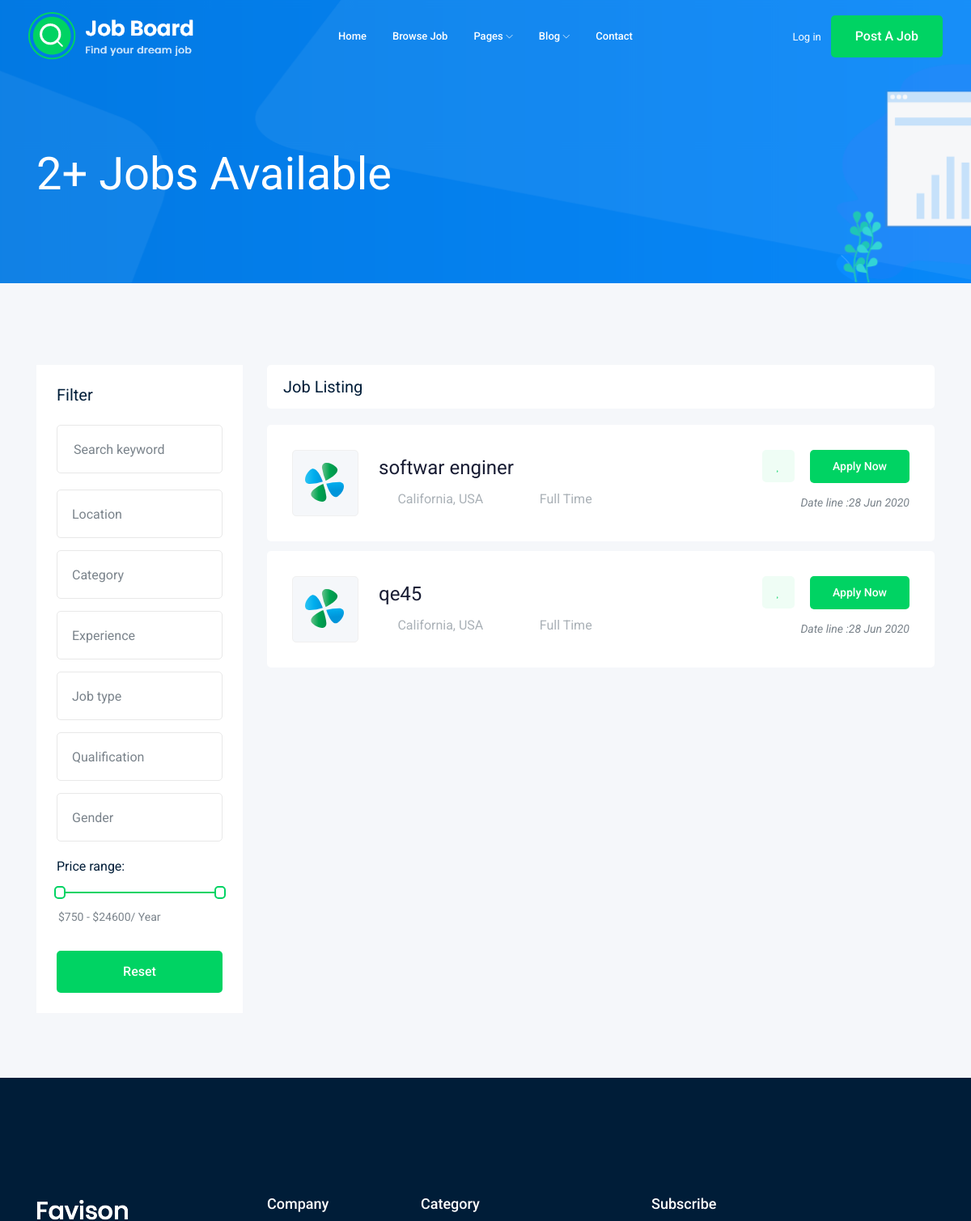
The app's page /jobs/ (upper part), older data.
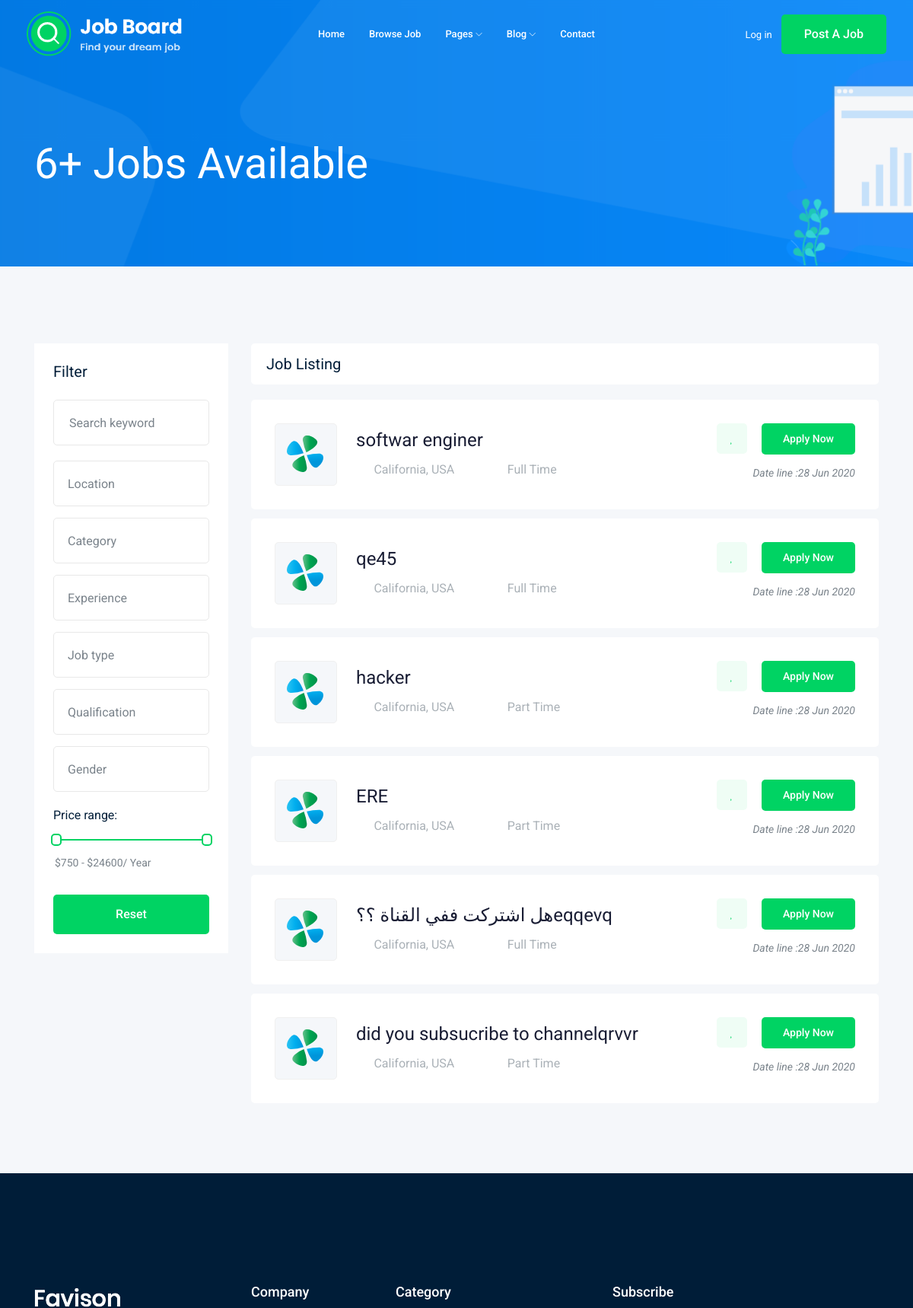
The same page, newer data.
### job/models.py (models this page shows, shortened)
class job(models.Model):
    owner = models.ForeignKey(User, related_name='job_owner', on_delete=models.CASCADE)
    title = models.CharField(max_length=100)
    job_type = models.CharField(max_length=15, choices=JOB_TYPE)
    description = models.TextField(max_length=1000)
    published_at = models.DateTimeField(auto_now=True)
    vacancy = models.IntegerField(default=1)
    salary = models.IntegerField(default=250)
    experience = models.IntegerField(default=0)
    category = models.ForeignKey('category', on_delete=models.CASCADE)
    image = models.ImageField(upload_to='jobs/')
    slug = models.SlugField(blank=True, null=True)
    def __str__(self):
        return self.title

### job/views.py (the view)
# urls.py: path('', views.job_list, name='job_list'),
def job_list(request):
    job_list = job.objects.all()
    paginator = Paginator(job_list, 10)
    page_number = request.GET.get('page')
    page_obj = paginator.get_page(page_number)
    context = {'jobs': page_obj}
    return render(request, 'job/job_list.html', context)

### job/templates/job/job_list.html (shortened to what this page needs)
{% extends 'base.html' %}
{% block body %}
    <div class="bradcam_area bradcam_bg_1">
        <div class="container">
            <div class="row">
                <div class="col-xl-12">
                    <div class="bradcam_text">
                        <h3>{{jobs|length}}+ Jobs Available</h3>
                    </div>
                </div>
            </div>
        </div>
    </div>
    <div class="job_listing_area plus_padding">
        <div class="container">
            <div class="row">
                <div class="col-lg-3">
                    <div class="job_filter white-bg">
                        <div class="form_inner white-bg">
                            <h3>Filter</h3>
                            <form action="#">
                                <div class="row">
                                    <div class="col-lg-12">
                                        <div class="single_field">
                                            <input type="text" placeholder="Search keyword">
                                        </div>
                                    </div>
                                    <div class="col-lg-12">
                                    </div>
                                    <div class="col-lg-12">
                                    </div>
                                    <div class="col-lg-12">
                                    </div>
                                    <div class="col-lg-12">
                                    </div>
                                    <div class="col-lg-12">
                                    </div>
                                    <div class="col-lg-12">
                                    </div>
                                </div>
                            </form>
                        </div>
                        <div class="range_wrap">
                            <label for="amount">Price range:</label>
                            <div id="slider-range"></div>
                            <p>
                                <input type="text" id="amount" readonly style="border:0; color:#7A838B; font-size: 14px; font-weight:400;">
                            </p>
                        </div>
                        <div class="reset_btn">
                            <button  class="boxed-btn3 w-100" type="submit">Reset</button>
                        </div>
                    </div>
                </div>
                <div class="col-lg-9">
                    <div class="recent_joblist_wrap">
                        <div class="recent_joblist white-bg ">
                            <div class="row align-items-center">
                                <div class="col-md-6">
                                    <h4>Job Listing</h4>
                                </div>
                                <div class="col-md-6">
                                </div>
                            </div>
                        </div>
                    </div>
                    <div class="job_lists m-0">
                        <div class="row">
                            {% for job in jobs %}
                            <div class="col-lg-12 col-md-12">
                                <div class="single_jobs white-bg d-flex justify-content-between">
                                    <div class="jobs_left d-flex align-items-center">
                                        <div class="thumb">
                                            <img src="img/svg_icon/1.svg" alt="">
                                        </div>
                                        <div class="jobs_conetent">
                                            <a href="{% url 'jobs:job_detail' job.slug %}"><h4>{{job}}</h4></a>
                                            <div class="links_locat d-flex align-items-center">
                                                <div class="location">
                                                    <p> <i class="fa fa-map-marker"></i> California, USA</p>
                                                </div>
                                                <div class="location">
                                                    <p> <i class="fa fa-clock-o"></i>{{job.job_type}}</p>
                                                </div>
                                            </div>
                                        </div>
                                    </div>
                                    <div class="jobs_right">
                                        <div class="apply_now">
                                            <a class="heart_mark" href="#"> <i class="fa fa-heart"></i> </a>
                                            <a href="{% url 'jobs:job_detail' job.slug %}" class="boxed-btn3">Apply Now</a>
                                        </div>
                                        <div class="date">
                                            <p>Date line :{{job.published_at|date:'d M o'}}</p>
                                        </div>
                                    </div>
                                </div>
                            </div>
                            {% endfor %}
                        </div>
                    </div>
                </div>
            </div>
        </div>
    </div>
{% endblock body %}

### templates/base.html (shortened to what this page needs)
{% load static %}
<!doctype html>
<html class="no-js" lang="zxx">
<head>
    <link rel="stylesheet" href="{% static 'css/bootstrap.min.css' %}">
    <link rel="stylesheet" href="{% static 'css/owl.carousel.min.css' %}">
    <link rel="stylesheet" href="{% static 'css/magnific-popup.css' %}">
    <link rel="stylesheet" href="{% static 'css/font-awesome.min.css' %}">
    <link rel="stylesheet" href="{% static 'css/themify-icons.css' %}">
    <link rel="stylesheet" href="{% static 'css/nice-select.css' %}">
    <link rel="stylesheet" href="{% static 'css/flaticon.css' %}">
    <link rel="stylesheet" href="{% static 'css/jquery-ui.css' %}">
    <link rel="stylesheet" href="{% static 'css/gijgo.css' %}">
    <link rel="stylesheet" href="{% static 'css/animate.min.css' %}">
    <link rel="stylesheet" href="{% static 'css/slicknav.css' %}">
    <link rel="stylesheet" href="{% static 'css/style.css' %}">
</head>
<body>
    <header>
        <div class="header-area ">
            <div id="sticky-header" class="main-header-area">
                <div class="container-fluid ">
                    <div class="header_bottom_border">
                        <div class="row align-items-center">
                            <div class="col-xl-3 col-lg-2">
                                <div class="logo">
                                    <a href="index.html">
                                        <img src="{% static 'img/logo.png' %}" alt="">
                                    </a>
                                </div>
                            </div>
                            <div class="col-xl-6 col-lg-7">
                                <div class="main-menu  d-none d-lg-block">
                                    <nav>
                                        <ul id="navigation">
                                            <li><a href="index.html">home</a></li>
                                            <li><a href="jobs.html">Browse Job</a></li>
                                            <li><a href="#">pages <i class="ti-angle-down"></i></a>
                                            </li>
                                            <li><a href="#">blog <i class="ti-angle-down"></i></a>
                                            </li>
                                            <li><a href="contact.html">Contact</a></li>
                                        </ul>
                                    </nav>
                                </div>
                            </div>
                            <div class="col-xl-3 col-lg-3 d-none d-lg-block">
                                <div class="Appointment">
                                    <div class="phone_num d-none d-xl-block">
                                        <a href="#">Log in</a>
                                    </div>
                                    <div class="d-none d-lg-block">
                                        <a class="boxed-btn3" href="#">Post a Job</a>
                                    </div>
                                </div>
                            </div>
                            <div class="col-12">
                            </div>
                        </div>
                    </div>
                </div>
            </div>
        </div>
    </header>
    {% block body %}
    {% endblock body %}
    <footer class="footer">
        <div class="footer_top">
            <div class="container">
                <div class="row">
                    <div class="col-xl-3 col-md-6 col-lg-3">
                        <div class="footer_widget wow fadeInUp" data-wow-duration="1s" data-wow-delay=".3s">
                            <div class="footer_logo">
                                <a href="#">
                                    <img src="img/logo.png" alt="">
                                </a>
                            </div>
                        </div>
                    </div>
                    <div class="col-xl-2 col-md-6 col-lg-2">
                        <div class="footer_widget wow fadeInUp" data-wow-duration="1.1s" data-wow-delay=".4s">
                            <h3 class="footer_title">
                                Company
                            </h3>
                        </div>
                    </div>
                    <div class="col-xl-3 col-md-6 col-lg-3">
                        <div class="footer_widget wow fadeInUp" data-wow-duration="1.2s" data-wow-delay=".5s">
                            <h3 class="footer_title">
                                Category
                            </h3>
                        </div>
                    </div>
                    <div class="col-xl-4 col-md-6 col-lg-4">
                        <div class="footer_widget wow fadeInUp" data-wow-duration="1.3s" data-wow-delay=".6s">
                            <h3 class="footer_title">
                                Subscribe
                            </h3>
                        </div>
                    </div>
                </div>
            </div>
        </div>
    </footer>
</body>
</html>

Row changes from the older to the newer data that the page shows:
added job: title "hacker", job_type "Part Time", published_at "28 Jun 2020"
added job: title "ERE", job_type "Part Time", published_at "28 Jun 2020"
added job: title "هل اشتركت ففي القناة ؟؟eqqevq", job_type "Full Time", published_at "28 Jun 2020"
added job: title "did you subsucribe to channelqrvvr", job_type "Part Time", published_at "28 Jun 2020"
Text that changed along with them:
{{ jobs|length }}: "2" → "6"
